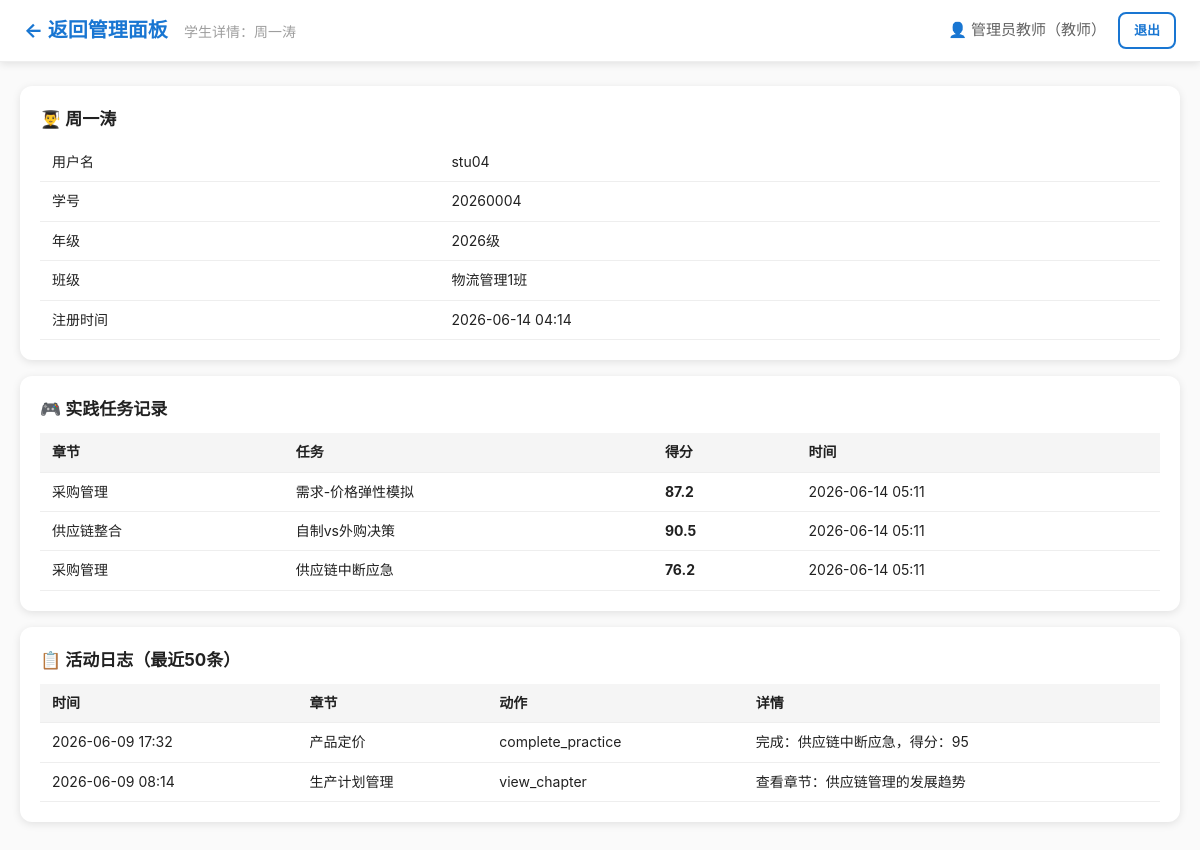
The page /teacher/student/5 (signed in) on the database its author committed.
### tables this page shows
CREATE TABLE users (
            id INTEGER PRIMARY KEY AUTOINCREMENT,
            username TEXT UNIQUE NOT NULL,
            password_hash TEXT NOT NULL,
            role TEXT NOT NULL CHECK(role IN ('teacher','student')),
            realname TEXT NOT NULL,
            student_id TEXT,
            grade TEXT,
            class_name TEXT,
            created_at TIMESTAMP DEFAULT CURRENT_TIMESTAMP
        );

CREATE TABLE practice_results (
            id INTEGER PRIMARY KEY AUTOINCREMENT,
            user_id INTEGER NOT NULL,
            username TEXT NOT NULL,
            chapter TEXT NOT NULL,
            task_name TEXT NOT NULL,
            score REAL,
            detail TEXT,
            created_at TIMESTAMP DEFAULT CURRENT_TIMESTAMP,
            FOREIGN KEY(user_id) REFERENCES users(id)
        );

CREATE TABLE activity_log (
            id INTEGER PRIMARY KEY AUTOINCREMENT,
            user_id INTEGER NOT NULL,
            username TEXT NOT NULL,
            chapter TEXT NOT NULL,
            action TEXT NOT NULL,
            detail TEXT,
            created_at TIMESTAMP DEFAULT CURRENT_TIMESTAMP,
            FOREIGN KEY(user_id) REFERENCES users(id)
        );

### app.py (the view)
@app.route('/teacher/student/<int:student_id>')
@teacher_required
def student_detail(student_id):
    db = get_db()
    student = db.execute("SELECT * FROM users WHERE id=? AND role='student'", (student_id,)).fetchone()
    if not student:
        db.close()
        flash('学生不存在', 'error')
        return redirect(url_for('teacher_dashboard'))
    activities = db.execute(
        "SELECT * FROM activity_log WHERE user_id=? ORDER BY created_at DESC LIMIT 50",
        (student_id,)
    ).fetchall()
    practices = db.execute(
        "SELECT * FROM practice_results WHERE user_id=? ORDER BY created_at DESC",
        (student_id,)
    ).fetchall()
    db.close()
    return render_template('student_detail.html', student=student, activities=activities, practices=practices)

### app.py (called while the page is built)
def get_db():
    db = sqlite3.connect(DATABASE)
    db.row_factory = sqlite3.Row
    db.execute("PRAGMA journal_mode=WAL")
    return db

def teacher_required(f):
    @wraps(f)
    def decorated(*args, **kwargs):
        if 'user_id' not in session:
            return redirect(url_for('login_page'))
        if session.get('role') != 'teacher':
            flash('需要教师权限', 'error')
            return redirect(url_for('dashboard'))
        return f(*args, **kwargs)
    return decorated

### templates/student_detail.html (shortened to what this page needs)
<!DOCTYPE html>
<html lang="zh-CN">
<head>
    <link rel="stylesheet" href="{{ url_for('static', filename='css/style.css') }}">
</head>
<body>
    <nav class="navbar">
        <div class="nav-left">
            <a href="{{ url_for('teacher_dashboard') }}" class="nav-brand">← 返回管理面板</a>
            <span class="nav-subtitle">学生详情：{{ student.realname }}</span>
        </div>
        <div class="nav-right">
            <span class="nav-user">👤 {{ session.get('realname') }}（教师）</span>
            <a href="{{ url_for('logout') }}" class="btn btn-sm btn-outline">退出</a>
        </div>
    </nav>
    <div class="container">
        <div class="content-card">
            <h3>👨‍🎓 {{ student.realname }}</h3>
            <table class="data-table">
                <tr><td>用户名</td><td>{{ student.username }}</td></tr>
                <tr><td>学号</td><td>{{ student.student_id or '-' }}</td></tr>
                <tr><td>年级</td><td>{{ student.grade or '-' }}</td></tr>
                <tr><td>班级</td><td>{{ student.class_name or '-' }}</td></tr>
                <tr><td>注册时间</td><td>{{ student.created_at[:16] }}</td></tr>
            </table>
        </div>
        <div class="content-card">
            <h3>🎮 实践任务记录</h3>
            {% if practices %}
            <table class="data-table">
                <tr><th>章节</th><th>任务</th><th>得分</th><th>时间</th></tr>
                {% for p in practices %}
                <tr>
                    <td>{{ p.chapter }}</td>
                    <td>{{ p.task_name }}</td>
                    <td><strong>{{ p.score }}</strong></td>
                    <td>{{ p.created_at[:16] }}</td>
                </tr>
                {% endfor %}
            </table>
            {% else %}
            <p class="text-muted">暂无实践记录</p>
            {% endif %}
        </div>
        <div class="content-card">
            <h3>📋 活动日志（最近50条）</h3>
            {% if activities %}
            <table class="data-table">
                <tr><th>时间</th><th>章节</th><th>动作</th><th>详情</th></tr>
                {% for a in activities %}
                <tr>
                    <td>{{ a.created_at[:16] }}</td>
                    <td>{{ a.chapter }}</td>
                    <td>{{ a.action }}</td>
                    <td>{{ a.detail[:60] if a.detail else '-' }}</td>
                </tr>
                {% endfor %}
            </table>
            {% else %}
            <p class="text-muted">暂无活动记录</p>
            {% endif %}
        </div>
    </div>
</body>
</html>

### static/css/style.css (style rules this page uses)
*, *::before, *::after { box-sizing: border-box; margin: 0; padding: 0; }
:root { --primary: #1976D2; --primary-dark: #1565C0; --primary-light: #E3F2FD; --success: #4CAF50; --warning: #FF9800; --danger: #F44336; --gray-50: #FAFAFA; --gray-100: #F5F5F5; --gray-200: #EEEEEE; --gray-300: #E0E0E0; --gray-500: #9E9E9E; --gray-700: #616161; --gray-900: #212121; --white: #FFFFFF; --shadow: 0 2px 8px rgba(0,0,0,0.1); --shadow-lg: 0 4px 24px rgba(0,0,0,0.12); --radius: 12px; --radius-sm: 8px; }
body { font-family: -apple-system, BlinkMacSystemFont, "Segoe UI", "PingFang SC", "Hiragino Sans GB", "Microsoft YaHei", sans-serif; font-size: 15px; line-height: 1.6; color: var(--gray-900); background: var(--gray-50); }
a { color: var(--primary); text-decoration: none; }
.btn { display: inline-block; padding: 10px 20px; border: none; border-radius: var(--radius-sm); font-size: 15px; font-weight: 600; cursor: pointer; transition: all 0.2s; text-align: center; text-decoration: none; }
.btn-outline { background: var(--white); color: var(--primary); border: 2px solid var(--primary); }
.btn-sm { padding: 6px 14px; font-size: 13px; }
.navbar { background: var(--white); border-bottom: 1px solid var(--gray-200); padding: 12px 24px; display: flex; justify-content: space-between; align-items: center; position: sticky; top: 0; z-index: 100; box-shadow: var(--shadow); }
.nav-brand { font-size: 20px; font-weight: 700; color: var(--primary); }
.nav-subtitle { color: var(--gray-500); margin-left: 12px; font-size: 14px; }
.nav-right { display: flex; align-items: center; gap: 12px; }
.nav-user { color: var(--gray-700); font-weight: 500; }
.container { max-width: 1200px; margin: 0 auto; padding: 24px 20px; }
.content-card { background: var(--white); border-radius: var(--radius); padding: 20px; margin-bottom: 16px; box-shadow: var(--shadow); }
.content-card h3 { margin-bottom: 10px; font-size: 17px; }
.data-table { width: 100%; border-collapse: collapse; font-size: 14px; }
.data-table th, .data-table td { padding: 8px 12px; border-bottom: 1px solid var(--gray-200); text-align: left; }
.data-table th { background: var(--gray-100); font-weight: 600; }

### rows shown on the page
users: realname "周一涛", username "stu04", student "20260004", grade "2026级", class_name "物流管理1班", created_at "2026-06-14 04:14"
practice_results: chapter "采购管理", task_name "需求-价格弹性模拟", score "87.2", created_at "2026-06-14 05:11"
practice_results: chapter "供应链整合", task_name "自制vs外购决策", score "90.5", created_at "2026-06-14 05:11"
practice_results: chapter "采购管理", task_name "供应链中断应急", score "76.2", created_at "2026-06-14 05:11"
activity_log: created_at "2026-06-09 17:32", chapter "产品定价", action "complete_practice", detail "完成：供应链中断应急，得分：95"
activity_log: created_at "2026-06-09 08:14", chapter "生产计划管理", action "view_chapter", detail "查看章节：供应链管理的发展趋势"

### other values the page prints
{{ session.get('realname') }} "管理员教师"
